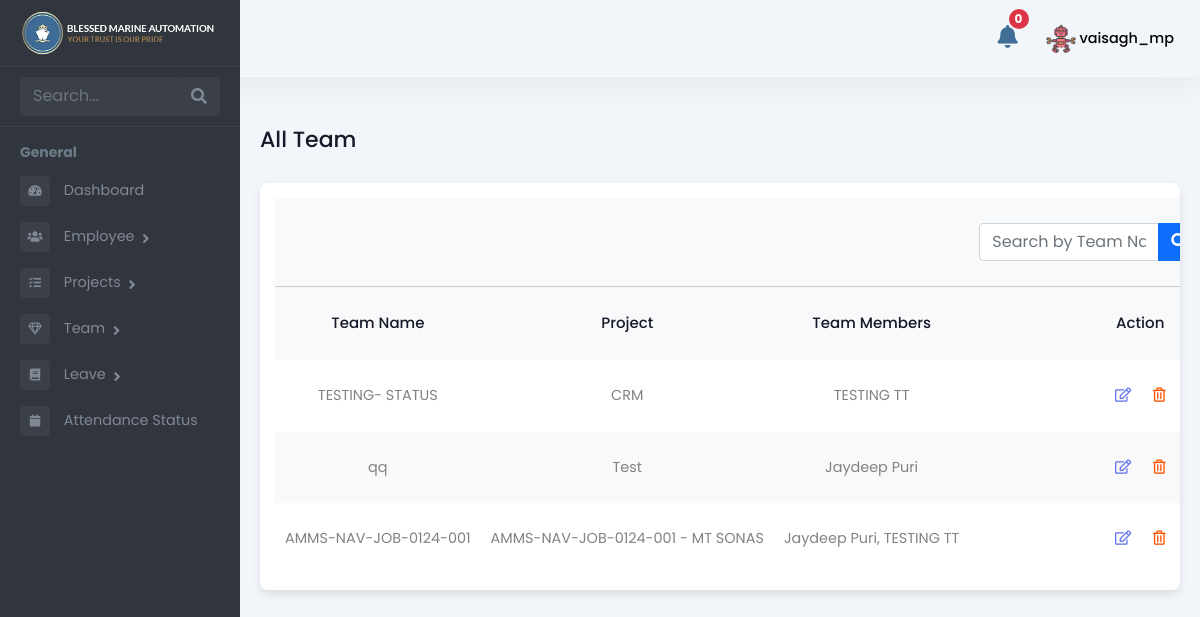
The app's page /manager/teams/ (signed in), older data.
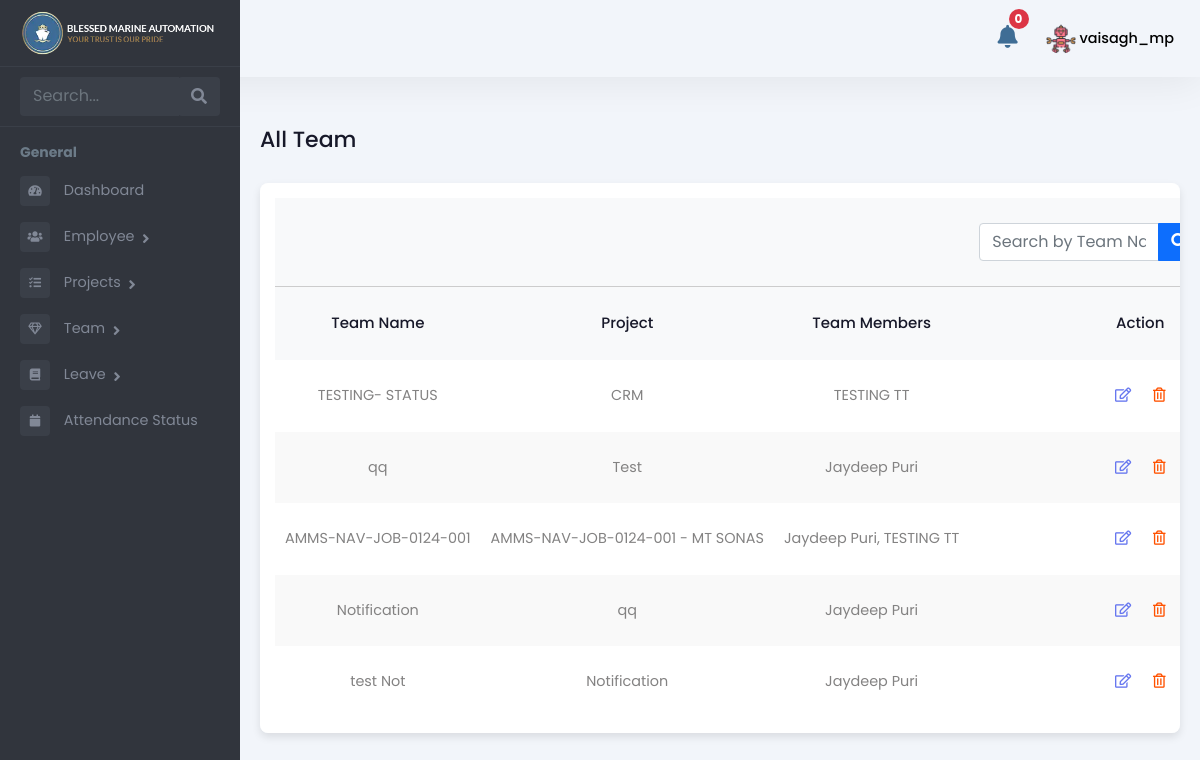
The same page, newer data.
### Admin/models.py (models this page shows, shortened)
class Team(models.Model):
    name = models.CharField(max_length=255)
    manager = models.ForeignKey(
        'Employee', on_delete=models.CASCADE, related_name='managed_teams',
        limit_choices_to={'is_manager': True}
    )
    employees = models.ManyToManyField(
        'Employee', related_name='teams_assigned',
        limit_choices_to={'is_employee': True}
    )
    project = models.ForeignKey(
        'Project', on_delete=models.CASCADE, related_name='teams'
    )

class Project(models.Model):
    STATUS_CHOICES = [
        ('PENDING', 'Pending'),
        ('ASSIGN', 'Assign'),
        ('ONGOING', 'Ongoing'),
        ('HOLD', 'Hold'),
        ('CANCELLED', 'Cancelled'),
        ('COMPLETED', 'Completed'),
    ]
    CATEGORY_CHOICES = [
        ('OVERSEAS', 'Overseas'),
        ('ANCHORAGE', 'Anchorage'),
        ('HOLIDAY_WORKING', 'Holiday Working'),
    ]
    PRIORITY_CHOICES = [
        ('HIGH', 'High'),
        ('MEDIUM', 'Medium'),
        ('LOW', 'Low'),
    ]
    name = models.CharField(max_length=255)
    code = models.CharField(max_length=100, unique=True)
    client_name = models.CharField(max_length=255, default="", blank=True)
    purchase_and_expenses = models.DecimalField(
        max_digits=12, decimal_places=2, default=0.00)
    invoice_amount = models.DecimalField(
        max_digits=12, decimal_places=2, default=0.00)
    currency_code = models.CharField(max_length=10, default="AED")
    status = models.CharField(
        max_length=100, choices=STATUS_CHOICES, default='PENDING')
    category = models.CharField(
        max_length=50, choices=CATEGORY_CHOICES, default='OVERSEAS')
    priority = models.CharField(max_length=10, choices=PRIORITY_CHOICES, default='MEDIUM')
    job_description = models.TextField(blank=True, null=True)
    manager = models.ForeignKey(
        'Employee', on_delete=models.SET_NULL, null=True, blank=True, related_name='managed_projects',
        limit_choices_to={'is_manager': True}
    )
    created_at = models.DateTimeField(auto_now_add=True)
    deadline_date = models.DateField(null=True, blank=True)
    attachment = models.FileField(upload_to='project_attachments/', blank=True, null=True)

class Employee(models.Model):
    user = models.OneToOneField(User, on_delete=models.CASCADE, related_name='employee_profile')
    is_employee = models.BooleanField(default=False)
    is_manager = models.BooleanField(default=False)
    rank = models.CharField(max_length=255, blank=True, null=True)
    salary = models.DecimalField(max_digits=10, decimal_places=2, blank=True, null=True)
    work_days = models.DecimalField(max_digits=10, decimal_places=2, default=0, blank=True)
    holidays = models.IntegerField(null=True, blank=True)
    overseas_days = models.IntegerField(default=0)
    date_of_birth = models.DateField(null=True, blank=True)
    phone_number = models.CharField(max_length=15, blank=True, null=True)
    date_of_join = models.DateField(null=True, blank=True)
    address = models.TextField(blank=True, null=True)
    profile_picture = models.ImageField(upload_to="profile_pictures/", null=True, blank=True)

### manager/views.py (the view)
# urls.py: path('teams/', views.team_list, name='team-list'),
@login_required
def team_list(request):
    search_query = request.GET.get('search', '').strip()  # Get the search input
    if search_query:
        teams = Team.objects.filter(name__icontains=search_query)
    else:
        teams = Team.objects.all()
    paginator = Paginator(teams, 10)
    page_number = request.GET.get('page')
    page_obj = paginator.get_page(page_number)
    return render(request, 'team/team_list.html', {'teams': page_obj, 'search_query': search_query})

### templates/team/team_list.html (shortened to what this page needs)
{% extends 'Manager/managerbase.html' %}
{% load custom_filters %}
{% load static %}
{% block content %}
<div class="emply-list-wraper">
    <div class="pg-title">
        <h1>All Team</h1>
    </div>
    <div class="widget-box table-wdgt">
        <table id="employeeTable">
            <thead>
                <tr style="border-bottom: 1px solid #ccc">
                    <th></th>
                    <th></th>
                    <th></th>
                    <th>
                        <div class="add-new-emply">
                            <div class="table-searchbar">
                                <div class="sidebar-search">
                                    <form method="get" action="">
                                        <div class="input-group">
                                            <input type="text" name="search" class="form-control search-menu"
                                                value="{{ search_query }}" placeholder="Search by Team Name..." />
                                            <button type="submit" class="btn btn-primary">
                                                <i class="fa fa-search" aria-hidden="true"></i>
                                            </button>
                                        </div>
                                    </form>
                                </div>
                            </div>
                        </div>
                    </th>
                </tr>
            </thead>
            <thead>
                <tr>
                    <th>Team Name</th>
                    <th>Project</th>
                    <th>Team Members</th>
                    <th>Action</th>
                </tr>
            </thead>
            <tbody>
                {% for team in teams %}
                <tr>
                    <td>{{ team.name }}</td>
                    <td>{{ team.project.name }}</td>
                    <td>
                        {% for employee in team.employees.all %}
                            {{ employee.user.first_name }} {{ employee.user.last_name }}{% if not forloop.last %}, {% endif %}
                        {% endfor %}
                    </td>
                    <td class="list-action-col">
                        <a href="{% url 'team-update' team.id %}"><i class="far fa-edit"></i></a>
                        <a href="{% url 'team-delete' team.id %}" onclick="return confirm('Are you sure?');"><i class="far fa-trash-alt"></i></a>
                    </td>
                </tr>
                {% empty %}
                <tr>
                    <td colspan="4" class="text-center">No teams found</td>
                </tr>
                {% endfor %}
            </tbody>
        </table>
    </div>
</div>
{% endblock %}

Row changes from the older to the newer data that the page shows:
added Team: name "Notification", project.name "qq", Employee (user.first_name "Jaydeep", user.last_name "Puri")
added Team: name "test Not", project.name "Notification", Employee (user.first_name "Jaydeep", user.last_name "Puri")
